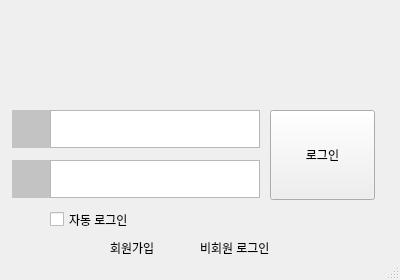
<?xml version="1.0" encoding="UTF-8"?>
<ui version="4.0">
 <class>MainWindow</class>
 <widget class="QMainWindow" name="MainWindow">
  <property name="geometry">
   <rect>
    <x>0</x>
    <y>0</y>
    <width>400</width>
    <height>280</height>
   </rect>
  </property>
  <property name="sizePolicy">
   <sizepolicy hsizetype="Fixed" vsizetype="Fixed">
    <horstretch>0</horstretch>
    <verstretch>0</verstretch>
   </sizepolicy>
  </property>
  <property name="windowTitle">
   <string>MainWindow</string>
  </property>
  <widget class="QWidget" name="centralwidget">
   <widget class="QPushButton" name="pushButton">
    <property name="geometry">
     <rect>
      <x>270</x>
      <y>110</y>
      <width>105</width>
      <height>90</height>
     </rect>
    </property>
    <property name="sizePolicy">
     <sizepolicy hsizetype="Fixed" vsizetype="Fixed">
      <horstretch>0</horstretch>
      <verstretch>0</verstretch>
     </sizepolicy>
    </property>
    <property name="text">
     <string>로그인</string>
    </property>
    <property name="iconSize">
     <size>
      <width>20</width>
      <height>20</height>
     </size>
    </property>
   </widget>
   <widget class="QLabel" name="label">
    <property name="geometry">
     <rect>
      <x>110</x>
      <y>240</y>
      <width>64</width>
      <height>15</height>
     </rect>
    </property>
    <property name="text">
     <string>회원가입</string>
    </property>
   </widget>
   <widget class="QLabel" name="label_3">
    <property name="geometry">
     <rect>
      <x>200</x>
      <y>240</y>
      <width>101</width>
      <height>16</height>
     </rect>
    </property>
    <property name="text">
     <string>비회원 로그인</string>
    </property>
   </widget>
   <widget class="QCheckBox" name="checkBox">
    <property name="geometry">
     <rect>
      <x>50</x>
      <y>210</y>
      <width>111</width>
      <height>19</height>
     </rect>
    </property>
    <property name="text">
     <string>자동 로그인</string>
    </property>
   </widget>
   <widget class="QTextEdit" name="textEdit">
    <property name="geometry">
     <rect>
      <x>50</x>
      <y>110</y>
      <width>210</width>
      <height>38</height>
     </rect>
    </property>
    <property name="sizePolicy">
     <sizepolicy hsizetype="Fixed" vsizetype="Fixed">
      <horstretch>0</horstretch>
      <verstretch>0</verstretch>
     </sizepolicy>
    </property>
   </widget>
   <widget class="QTextEdit" name="textEdit_2">
    <property name="geometry">
     <rect>
      <x>50</x>
      <y>160</y>
      <width>210</width>
      <height>38</height>
     </rect>
    </property>
    <property name="sizePolicy">
     <sizepolicy hsizetype="Fixed" vsizetype="Fixed">
      <horstretch>0</horstretch>
      <verstretch>0</verstretch>
     </sizepolicy>
    </property>
   </widget>
   <widget class="QLabel" name="label_2">
    <property name="geometry">
     <rect>
      <x>130</x>
      <y>5</y>
      <width>101</width>
      <height>101</height>
     </rect>
    </property>
    <property name="layoutDirection">
     <enum>Qt::LeftToRight</enum>
    </property>
    <property name="styleSheet">
     <string notr="true"/>
    </property>
    <property name="text">
     <string/>
    </property>
    <property name="pixmap">
     <pixmap resource="아이콘 모음/myqrc.qrc">:/icon/user3.png</pixmap>
    </property>
    <property name="scaledContents">
     <bool>true</bool>
    </property>
   </widget>
   <widget class="QLabel" name="label_4">
    <property name="geometry">
     <rect>
      <x>12</x>
      <y>160</y>
      <width>38</width>
      <height>38</height>
     </rect>
    </property>
    <property name="sizePolicy">
     <sizepolicy hsizetype="Fixed" vsizetype="Fixed">
      <horstretch>0</horstretch>
      <verstretch>0</verstretch>
     </sizepolicy>
    </property>
    <property name="styleSheet">
     <string notr="true">background-color: rgb(195, 195, 195);</string>
    </property>
    <property name="text">
     <string/>
    </property>
    <property name="pixmap">
     <pixmap resource="아이콘 모음/myqrc.qrc">:/icon/key2.png</pixmap>
    </property>
    <property name="scaledContents">
     <bool>true</bool>
    </property>
   </widget>
   <widget class="QLabel" name="label_5">
    <property name="geometry">
     <rect>
      <x>12</x>
      <y>110</y>
      <width>38</width>
      <height>38</height>
     </rect>
    </property>
    <property name="sizePolicy">
     <sizepolicy hsizetype="Fixed" vsizetype="Fixed">
      <horstretch>0</horstretch>
      <verstretch>0</verstretch>
     </sizepolicy>
    </property>
    <property name="styleSheet">
     <string notr="true">background-color: rgb(195, 195, 195);</string>
    </property>
    <property name="text">
     <string/>
    </property>
    <property name="pixmap">
     <pixmap resource="아이콘 모음/myqrc.qrc">:/icon/user2.png</pixmap>
    </property>
    <property name="scaledContents">
     <bool>true</bool>
    </property>
   </widget>
  </widget>
  <widget class="QStatusBar" name="statusbar"/>
 </widget>
 <tabstops>
  <tabstop>pushButton</tabstop>
 </tabstops>
 <resources>
  <include location="아이콘 모음/myqrc.qrc"/>
 </resources>
 <connections/>
</ui>
